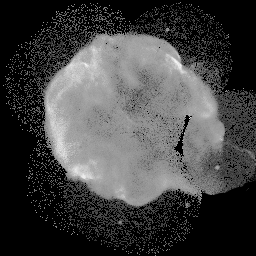
%> input picture Week 16/Fig1017(a)(cygnusloop_Xray_original).tif, 256 x 256 px
$ octave localThresholding.m   (GNU Octave 9; MATLAB toolbox functions it lacks are replaced by stand-ins)
%> lines starting %> are read from the running program, lines starting %| are printed output that depends on the picture
%f = imread('Fig0926(a)(rice).tif');
f = imread('Fig1017(a)(cygnusloop_Xray_original).tif');
%> f is the input picture: size 256x256 uint8; min 0, max 253, mean 66.9

figure(1); imshow(f);


se = strel('disk', 10);
fo = imopen(f, se);     % Image Opening
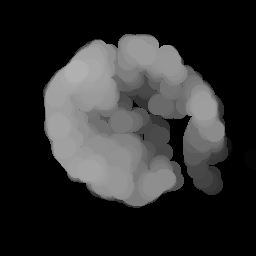
%> fo: size 256x256 uint8; min 0, max 176, mean 45.2

figure(2); imshow(fo);


To = graythresh(fo);    % Global Thresholding
%> To = 0.257
T = fo +(To*255);       % Local Thresholding
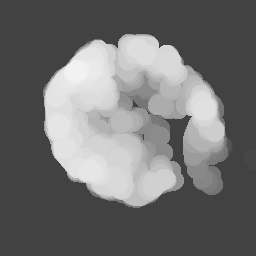
%> T: size 256x256 uint8; min 66, max 242, mean 111.2

figure(3); imshow(T);


[m, n] = size(f);
%> m = 256; n = 256
out = zeros(m, n);
out_idx = find(f >= T);
%> out_idx = 8441 values from 854 to 65446
out(out_idx) = 1;
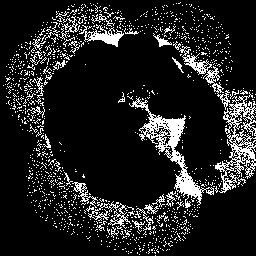
%> out: size 256x256 double; values 0 (black) and 1 (white), 12.9% white in thin lines or dots

figure(4); imshow(out);
